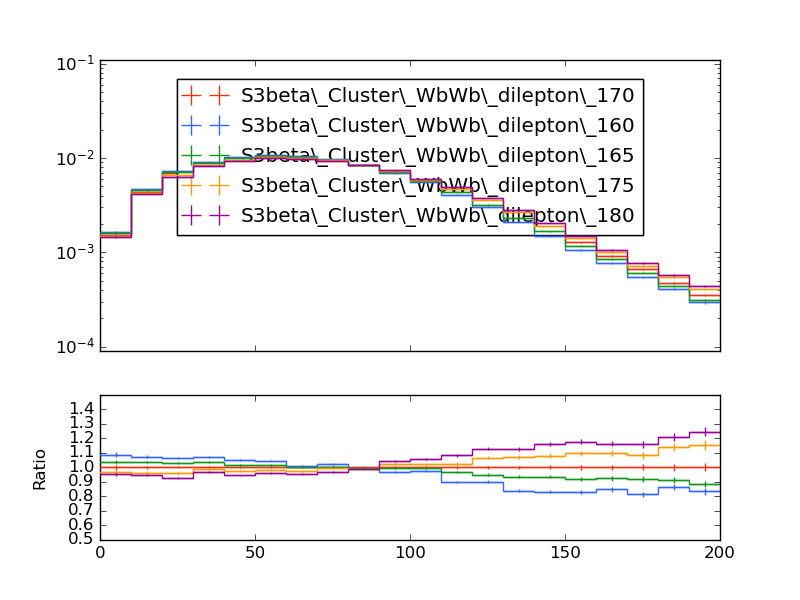

Reproduce this figure in Python.
#! /usr/bin/env python

# This Python script was auto-generated using YODA v2.0.1.
# Analysis object: /WbWb_dilepton/met_met_presel
# Timestamp: 27-02-2025 (11:02:16)

import matplotlib as mpl
import matplotlib.pyplot as plt
mpl.use('Agg') # comment out for interactive use
import os
import numpy as np

plotDir = os.path.split(os.path.realpath(__file__))[0]
if 'YODA_USER_PLOT_PATH' in globals():
    plot_outdir = globals()['YODA_USER_PLOT_PATH']
else:
    plot_outdir = plotDir

#plot style
plt.style.use(os.path.join(plotDir, '../default.mplstyle'))

plt.rcParams['text.usetex'] = False
plt.style.use(['classic'])
plt.rc('font', family='DejaVu Sans')
# plot metadata
figW, figH = plt.rcParams['figure.figsize']
ax_xLabel = r''
ax_yLabel = r''
ax_title  = r''
ax_xScale = 'linear'
ax_yScale = 'log'
xLims = (0.0, 200.0)
yLims = (9e-05, 0.11000000000000001)

# TeX-friendly labels for the legend
labels = {
    'legend' : ([ r"S3beta\_Cluster\_WbWb\_dilepton\_170", r"S3beta\_Cluster\_WbWb\_dilepton\_160", r"S3beta\_Cluster\_WbWb\_dilepton\_165", r"S3beta\_Cluster\_WbWb\_dilepton\_175", r"S3beta\_Cluster\_WbWb\_dilepton\_180" ], r""),
}

# Adjust canvas width and height
canvasW = 10.0
canvasH = 9.0
figW *= canvasW/10.
figH *= canvasH/9.

# Create figure and axis objects
fig, (ax, ratio0_ax) = plt.subplots(2, 1, sharex=True,
                  figsize=(figW,figH), gridspec_kw={'height_ratios': (6.0, 3.0)})

# Set figure margins
plt.subplots_adjust(
    left   = 1.0 * plt.rcParams['figure.subplot.left'],
    right  = 1.0 * plt.rcParams['figure.subplot.right'],
    top    = 1.0 * plt.rcParams['figure.subplot.top'],
    bottom = 1.0 * plt.rcParams['figure.subplot.bottom'])

ratio0_ax.yaxis.set_major_locator(mpl.ticker.MultipleLocator(0.1))
ratio0_ax.set_ylim(0.5, 1.4999)
ratio0_ax.set_ylabel('Ratio')

# the numerical data is stored in a separate file
dataf = dict()
prefix = os.path.split(__file__)[0]
if prefix:    prefix = prefix + '/'
exec(open(prefix+'met_met_presel__data.py').read(), dataf)


legend_handles = dict() # keep track of handles for the legend

# style options for curves
# starts at zorder>=5 to draw curve on top of legend
styles = {
  'S3beta_Cluster_WbWb_dilepton_170.yoda.gz': {
    'color' : '#EE3311',
    'linestyle' : '-',
    'linewidth' : 1,
    'marker' : 'none',
    'markersize' : 2,
    'capsize' : 0.0,
    'zorder' : 5,
    'histstyle' : 1,
    'drawstyle' : 'steps-pre',
    'xerrorbars' : 1,
    'yerrorbars' : 1,
    'fillcolor' : None,
    'fillopacity' : 1.0,
    'ratio0_linestyle' : '-',
    'ratio0_linewidth' : 1,
    'ratio0_marker' : 'none',
    'ratio0_markersize' : 2,
    'ratio0_capsize' : 0.0,
    'ratio0_zorder' : 5,
    'ratio0_histstyle' : 1,
    'ratio0_drawstyle' : 'steps-pre',
    'ratio0_xerrorbars' : 1,
    'ratio0_yerrorbars' : 1,
  },
  'S3beta_Cluster_WbWb_dilepton_160.yoda.gz': {
    'color' : '#3366FF',
    'linestyle' : '-',
    'linewidth' : 1,
    'marker' : 'none',
    'markersize' : 2,
    'capsize' : 0.0,
    'zorder' : 6,
    'histstyle' : 1,
    'drawstyle' : 'steps-pre',
    'xerrorbars' : 1,
    'yerrorbars' : 1,
    'fillcolor' : None,
    'fillopacity' : 1.0,
    'ratio0_linestyle' : '-',
    'ratio0_linewidth' : 1,
    'ratio0_marker' : 'none',
    'ratio0_markersize' : 2,
    'ratio0_capsize' : 0.0,
    'ratio0_zorder' : 6,
    'ratio0_histstyle' : 1,
    'ratio0_drawstyle' : 'steps-pre',
    'ratio0_xerrorbars' : 1,
    'ratio0_yerrorbars' : 1,
  },
  'S3beta_Cluster_WbWb_dilepton_165.yoda.gz': {
    'color' : '#109618',
    'linestyle' : '-',
    'linewidth' : 1,
    'marker' : 'none',
    'markersize' : 2,
    'capsize' : 0.0,
    'zorder' : 7,
    'histstyle' : 1,
    'drawstyle' : 'steps-pre',
    'xerrorbars' : 1,
    'yerrorbars' : 1,
    'fillcolor' : None,
    'fillopacity' : 1.0,
    'ratio0_linestyle' : '-',
    'ratio0_linewidth' : 1,
    'ratio0_marker' : 'none',
    'ratio0_markersize' : 2,
    'ratio0_capsize' : 0.0,
    'ratio0_zorder' : 7,
    'ratio0_histstyle' : 1,
    'ratio0_drawstyle' : 'steps-pre',
    'ratio0_xerrorbars' : 1,
    'ratio0_yerrorbars' : 1,
  },
  'S3beta_Cluster_WbWb_dilepton_175.yoda.gz': {
    'color' : '#FF9900',
    'linestyle' : '-',
    'linewidth' : 1,
    'marker' : 'none',
    'markersize' : 2,
    'capsize' : 0.0,
    'zorder' : 8,
    'histstyle' : 1,
    'drawstyle' : 'steps-pre',
    'xerrorbars' : 1,
    'yerrorbars' : 1,
    'fillcolor' : None,
    'fillopacity' : 1.0,
    'ratio0_linestyle' : '-',
    'ratio0_linewidth' : 1,
    'ratio0_marker' : 'none',
    'ratio0_markersize' : 2,
    'ratio0_capsize' : 0.0,
    'ratio0_zorder' : 8,
    'ratio0_histstyle' : 1,
    'ratio0_drawstyle' : 'steps-pre',
    'ratio0_xerrorbars' : 1,
    'ratio0_yerrorbars' : 1,
  },
  'S3beta_Cluster_WbWb_dilepton_180.yoda.gz': {
    'color' : '#990099',
    'linestyle' : '-',
    'linewidth' : 1,
    'marker' : 'none',
    'markersize' : 2,
    'capsize' : 0.0,
    'zorder' : 9,
    'histstyle' : 1,
    'drawstyle' : 'steps-pre',
    'xerrorbars' : 1,
    'yerrorbars' : 1,
    'fillcolor' : None,
    'fillopacity' : 1.0,
    'ratio0_linestyle' : '-',
    'ratio0_linewidth' : 1,
    'ratio0_marker' : 'none',
    'ratio0_markersize' : 2,
    'ratio0_capsize' : 0.0,
    'ratio0_zorder' : 9,
    'ratio0_histstyle' : 1,
    'ratio0_drawstyle' : 'steps-pre',
    'ratio0_xerrorbars' : 1,
    'ratio0_yerrorbars' : 1,
  },
}

# curve from input yoda files in main panel
for label, yvals in dataf['yvals'].items():
    if all(np.isnan(v) for v in dataf['yvals'][label]):
        continue
    tmp = None
    if styles[label]['histstyle']: # draw as histogram
        xpos = dataf['xedges'][label] if styles[label]['drawstyle'] else dataf['xpoints'][label]
        ypos = np.insert(yvals, 0, yvals[0]) if styles[label]['drawstyle'] else yvals
        if styles[label]['fillcolor']: # fill area below curve
            ax.fill_between(xpos, ypos, step='pre',
                            color=styles[label]['fillcolor'],
                            alpha=styles[label]['fillopacity'])
        tmp, = ax.plot(xpos, ypos,
                       color=styles[label]['color'],
                       linestyle=styles[label]['linestyle'],
                       linewidth=styles[label]['linewidth'],
                       drawstyle=styles[label]['drawstyle'], solid_joinstyle='miter',
                       zorder=styles[label]['zorder'], label=label)
    tmp = ax.errorbar(dataf['xpoints'][label], yvals,
                      xerr=np.array(dataf['xerrs'][label])*styles[label]['xerrorbars'],
                      yerr=np.array(dataf['yerrs'][label])*styles[label]['yerrorbars'],
                      fmt=styles[label]['marker'], capsize=styles[label]['capsize'],
                      markersize=styles[label]['markersize'],
                      ecolor=styles[label]['color'],
                      color=styles[label]['color'], zorder=styles[label]['zorder'])
    tmp[-1][0].set_linestyle(styles[label]['linestyle'])
    tmp[-1][0].set_linewidth(styles[label]['linewidth'])
    if label in dataf['add_legend_handle']:  legend_handles[label] = tmp
    for varLabel in dataf['variation_yvals'].keys():
        if varLabel.startswith(label):
            tmp, = ax.plot(dataf['xedges'][label], dataf['variation_yvals'][varLabel],
                           color=styles[label]['color'],
                           linestyle=styles[label]['linestyle'],
                           linewidth=styles[label]['linewidth'],
                           drawstyle='steps-pre', solid_joinstyle='miter',
                           zorder=styles[label]['zorder'], alpha=0.5)


# plots on ratio panel
# curve from input yoda files in ratio panel
for label, yvals in dataf['ratio0_yvals'].items():
    if all(np.isnan(v) for v in yvals):
        continue
    if styles[label]['ratio0_histstyle']: # plot as histogram
        xpos = dataf['xedges']['S3beta_Cluster_WbWb_dilepton_170.yoda.gz'] if styles[label]['ratio0_drawstyle'] else dataf['xpoints']['S3beta_Cluster_WbWb_dilepton_170.yoda.gz']
        ypos = np.insert(yvals, 0, yvals[0]) if styles[label]['ratio0_drawstyle'] else yvals
        ratio0_ax.plot(xpos, ypos,
                       color=styles[label]['color'],
                       linewidth=styles[label]['linewidth'],
                       linestyle=styles[label]['ratio0_linestyle'],
                       drawstyle=styles[label]['ratio0_drawstyle'], zorder=styles[label]['zorder'],
                       solid_joinstyle='miter')
    tmp = ratio0_ax.errorbar(dataf['xpoints']['S3beta_Cluster_WbWb_dilepton_170.yoda.gz'], yvals,
                             xerr=np.array(dataf['ref_xerrs'])*styles[label]['ratio0_xerrorbars'],
                             yerr=np.array(dataf['ratio0_yerrs'][label])*styles[label]['ratio0_yerrorbars'],
                             fmt=styles[label]['ratio0_marker'], capsize=styles[label]['ratio0_capsize'],
                             markersize=styles[label]['ratio0_markersize'],
                             ecolor=styles[label]['color'],
                             color=styles[label]['color'])
    tmp[-1][0].set_linestyle(styles[label]['ratio0_linestyle'])
    tmp[-1][0].set_linewidth(styles[label]['ratio0_linewidth'])

    for varlabel in dataf['ratio0_variation_vals'].keys():
        if varlabel.startswith(label):
            ratio0_ax.plot(dataf['xedges']['S3beta_Cluster_WbWb_dilepton_170.yoda.gz'],
                            dataf['ratio0_variation_vals'][varlabel],
                            color=styles[label]['color'],
                            linestyle=styles[label]['linestyle'],
                            linewidth=styles[label]['linewidth'],
                            drawstyle='steps-pre', solid_joinstyle='miter',
                            zorder=1, alpha=0.5)

legend_items = list(legend_handles.values())
ax.add_artist(ax.legend(legend_items,
                        labels['legend'][0],
                        title=labels['legend'][1],
                        alignment='left',
                        loc='upper center',
                        bbox_to_anchor=(0.5, 0.97)))

# set plot metadata as defined above
ratio0_ax.set_xlabel(ax_xLabel)
ratio0_ax.xaxis.set_label_coords(1., -0.15)
ax.set_ylabel(ax_yLabel, ha='right', va='top')
ax.yaxis.set_label_coords(-0.11, 1.0)
ax.set_title(ax_title, loc='left')
ax.set_xscale(ax_xScale)
ax.set_yscale(ax_yScale)
ax.set_xlim(xLims)
ax.set_ylim(yLims)

# tick formatting
plt.rcParams['xtick.top'] = True
plt.rcParams['ytick.right'] = True
ax.yaxis.set_major_locator(mpl.ticker.LogLocator(base=10.0, numticks=np.inf))
ax.yaxis.set_minor_locator(mpl.ticker.LogLocator(
                           base=10.0, subs=np.arange(0.1, 1, 0.1), numticks=np.inf))
fig.align_ylabels((ax, ratio0_ax))
plt.savefig(os.path.join(plot_outdir, 'met_met_presel.pdf'), format='PDF')
plt.savefig(os.path.join(plot_outdir, 'met_met_presel.png'), format='PNG')

plt.close(fig)
